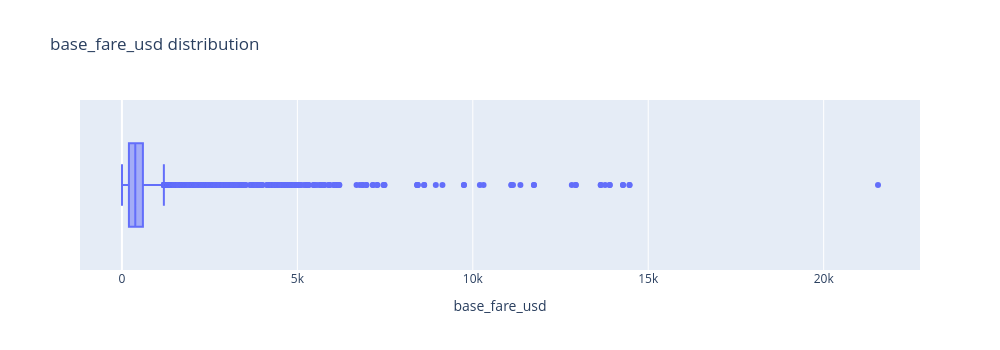

The code cell stored with this chart in its notebook:
### Markdown cell above
### Column 'base_fare_usd'

### Code cell
px.box(
    df_session_centric,
    x='base_fare_usd',
    title='base_fare_usd distribution',
    width=1000,
    height=350
)

### Figure 1 — Plotly figure (JSON) as saved in the notebook; plotly's stock layout.template omitted (floating-point values rounded to 4 significant figures; data arrays with more than 128 entries replaced by an {"elided": "..."} marker saying what was removed)
{"data": [{"alignmentgroup": "True", "hovertemplate": "base_fare_usd=%{x}<extra></extra>", "legendgroup": "", "marker": {"color": "#636efa"}, "name": "", "notched": false, "offsetgroup": "", "orientation": "h", "showlegend": false, "x": {"elided": "47090 float values"}, "x0": " ", "xaxis": "x", "y0": " ", "yaxis": "y", "type": "box"}], "layout": {"xaxis": {"anchor": "y", "domain": [0.0, 1.0], "title": {"text": "base_fare_usd"}}, "yaxis": {"anchor": "x", "domain": [0.0, 1.0]}, "legend": {"tracegroupgap": 0}, "title": {"text": "base_fare_usd distribution"}, "boxmode": "group", "height": 350, "width": 1000}}
